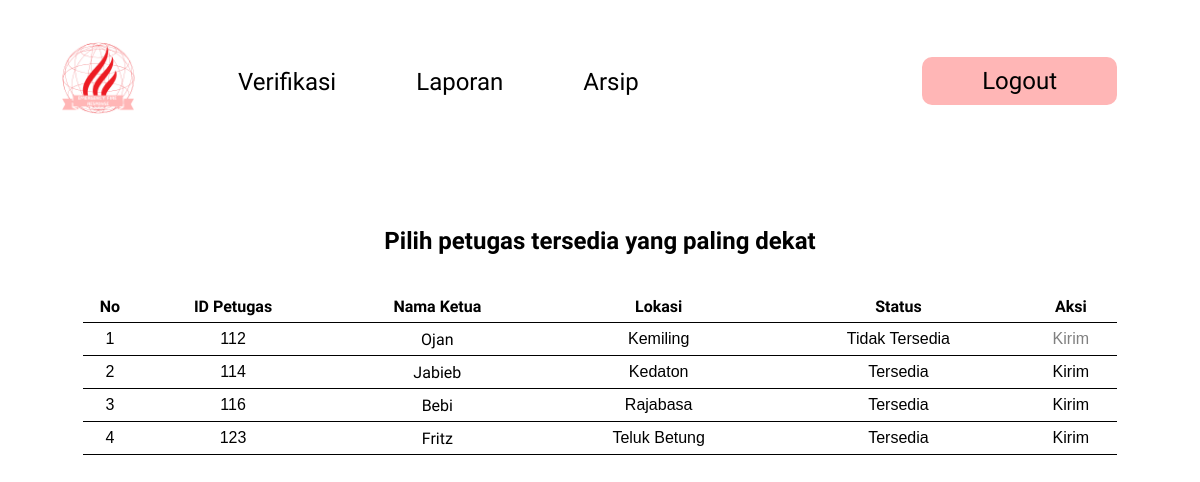
The page /Admin/MemilihPetugas.php?idlaporan=1 on the database its author committed.
### tables this page shows
CREATE TABLE `petugas` (
  `id` varchar(17) NOT NULL,
  `username` varchar(50) DEFAULT NULL,
  `email` varchar(100) DEFAULT NULL,
  `location` varchar(100) DEFAULT NULL,
  `availibility` varchar(100) DEFAULT 'Tersedia'
);

### Admin/MemilihPetugas.php (the view, shortened to what this page needs)
<?php
include '../koneksi.php';
?>
<!DOCTYPE html>
<html lang="en">
<head>
</head>
<body>
    <nav>
        <div class="LeftHeader">
            <a href="Dashboard_admin.html"><img src="Black Retro Car Repair Garage Logo_20240429_111254_0000.png" alt=""></a>
            <a href="verifikasi_admin.php"><p>Verifikasi</p></a>
            <a href="LaporanAdmin.php"><p>Laporan</p></a>
            <a href="Arsip.php"><p>Arsip</p></a>
        </div>
        <div class="RightHeader">
            <a href="../logout.php"><p>Logout</p></a>
        </div>
    </nav>
    <div class="Container">
        <center><h1>Pilih petugas tersedia yang paling dekat</h1></center>
        <center><table>
            <thead>
                <tr>
                    <th>No</th>
                    <th>ID Petugas</th>
                    <th>Nama Ketua</th>
                    <th>Lokasi</th>
                    <th>Status</th>
                    <th>Aksi</th>
                </tr>
            </thead>
            <tbody>
            <?php
                $result = $conn->query("SELECT * FROM petugas");
                $row_number = 1;
                while($row = $result->fetch_assoc()) {
                    $availibility = $row['availibility'];
                    if ($availibility == 'Tersedia') {
                        echo "<tr>
                        <td>".$row_number."</td>
                        <td>".htmlspecialchars($row['id'])."</td>
                        <td>".htmlspecialchars($row['username'])."</td>
                        <td>".htmlspecialchars($row['location'])."</td>
                        <td>".htmlspecialchars($row['availibility'])."</td>
                        <td><a href='#' class='action-link' data-id='".$row['id']."'>Kirim</a></td>
                        </tr>";
                    } else {
                        echo "<tr>
                        <td>".$row_number."</td>
                        <td>".htmlspecialchars($row['id'])."</td>
                        <td>".htmlspecialchars($row['username'])."</td>
                        <td>".htmlspecialchars($row['location'])."</td>
                        <td>".htmlspecialchars($row['availibility'])."</td>
                        <td><a href='#' class='action-link disabled'>Kirim</a></td>";
                    }
                    $row_number++;
                }
            ?>
            </tbody>
        </table></center>
    </div>
</body>
</html>

### Admin/MemilihPetugas.php (style rules this page uses)
nav { display: flex; justify-content: space-between; }
.LeftHeader { display: inline-flex; float: left; }
.LeftHeader a img { height: 120px; }
.LeftHeader a { text-decoration: none; padding: 10px; padding-left: 30px; padding-right: 30px; }
.LeftHeader a p { margin-left: 20px; margin-top: 50px; font-size: 24px; font-family: 'Reem Kufi', sans-serif; color: black; }
.RightHeader a { text-decoration: none; margin-right: 75px; padding-top: 25px; border-radius: 20px; }
.RightHeader a p { font-size: 24px; font-family: 'Reem Kufi', sans-serif; background-color: #FFB6B6; color: black; padding: 10px; padding-left: 60px; padding-right: 60px; border-radius: 10px; transition: 0.3s ease-in-out; }
.RightHeader { display: inline-flex; }
.Container { margin: 75px; }
.Container h1 { font-family: 'Crete Round', sans-serif; font-size: 24px; margin-bottom: 35px; }
.Container table { width: 100%; text-align: center; padding-left: 100px; padding-right: 100px; border-collapse: collapse; }
.Container table thead tr th { font-family: 'Reem Kufi', sans-serif; }
td, th { font-family: 'Verdana', sans-serif; height: 30px; border-bottom: 1px solid; }
td:nth-child(3) { font-family: 'Reem Kufi', sans-serif; }
td a { color: black; transition: 0.3s ease-in-out; text-decoration: none; cursor: pointer; }
td a.disabled { color: grey; cursor: not-allowed; }

### rows shown on the page
petugas: id "112", username "Ojan", location "Kemiling", availibility "Tidak Tersedia"
petugas: id "114", username "Jabieb", location "Kedaton", availibility "Tersedia"
petugas: id "116", username "Bebi", location "Rajabasa", availibility "Tersedia"
petugas: id "123", username "Fritz", location "Teluk Betung", availibility "Tersedia"
